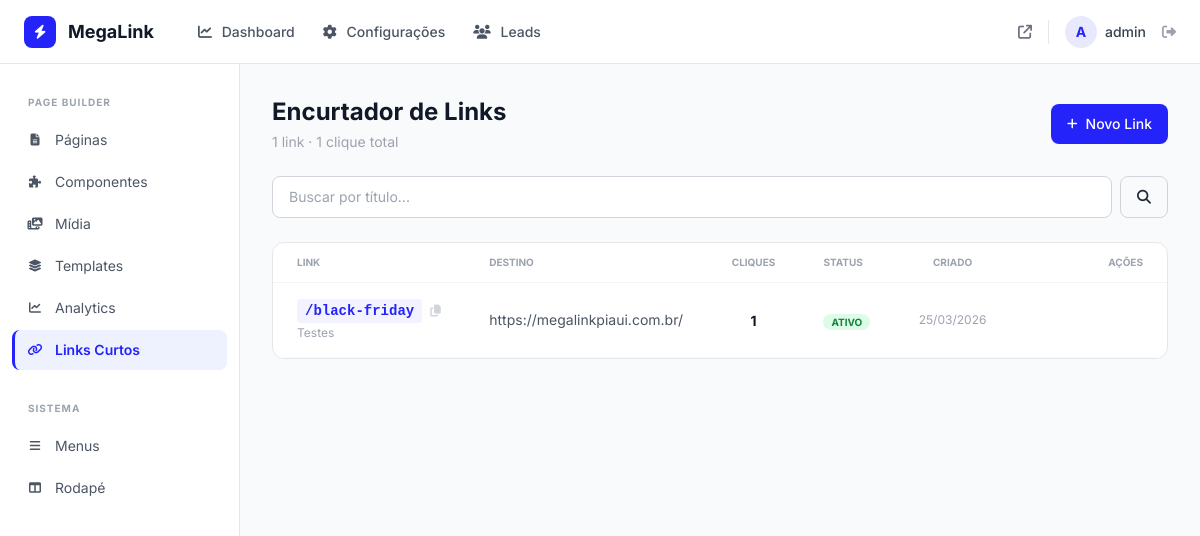
The app's page /painel/links (signed in) with its own data.
### shortener/models.py (models this page shows, shortened)
class ShortLink(models.Model):
    code = models.CharField('Código', max_length=20, unique=True, db_index=True)
    destination_url = models.URLField('URL de destino', max_length=2000)
    title = models.CharField('Título', max_length=200, blank=True,
                              help_text='Nome interno para identificar o link')
    is_active = models.BooleanField('Ativo', default=True)
    created_by = models.ForeignKey(settings.AUTH_USER_MODEL, on_delete=models.SET_NULL,
                                    null=True, blank=True, verbose_name='Criado por')
    created_at = models.DateTimeField('Criado em', auto_now_add=True)
    updated_at = models.DateTimeField('Atualizado em', auto_now=True)
    class Meta:
        ordering = ['-created_at']
        verbose_name = 'Link Curto'
        verbose_name_plural = 'Links Curtos'

### shortener/dashboard_views.py (the view)
# urls.py: path('links', shortener_views.links_list, name='links_list'),
@login_required(login_url=LOGIN_URL)
def links_list(request):
    q = request.GET.get('q', '').strip()
    qs = ShortLink.objects.annotate(click_count=Count('clicks'))
    if q:
        qs = qs.filter(title__icontains=q)
    return render(request, 'dashboard/shortener/links_list.html', {
        'sidebar_active': 'shortener',
        'links': qs[:100],
        'query': q,
        'total_links': ShortLink.objects.count(),
        'total_clicks': ShortLinkClick.objects.count(),
    })

### core/models.py (called while the page is built)
    @classmethod
    def load(cls):
        obj = cache.get('site_config')
        if obj is None:
            obj, _ = cls.objects.get_or_create(pk=1)
            cache.set('site_config', obj, 300)
        return obj

### templates/dashboard/shortener/links_list.html (shortened to what this page needs)
{% extends "dashboard/base.html" %}
{% block content %}
<div class="flex items-center justify-between mb-6">
    <div>
        <h1 class="text-2xl font-bold text-gray-900">Encurtador de Links</h1>
        <p class="text-sm text-gray-400 mt-1">{{ total_links }} link{{ total_links|pluralize:"s" }} · {{ total_clicks }} clique{{ total_clicks|pluralize:"s" }} total</p>
    </div>
    <a href="{% url 'dashboard:link_add' %}" class="bg-brand text-white px-4 py-2.5 rounded-lg text-sm font-medium hover:bg-brand-dark transition flex items-center gap-2">
        <i class="fa-solid fa-plus text-xs"></i> Novo Link
    </a>
</div>
<form method="get" class="mb-6">
    <div class="flex gap-2">
        <input type="text" name="q" value="{{ query }}" placeholder="Buscar por título..."
            class="flex-1 border border-gray-300 rounded-lg px-4 py-2.5 text-sm focus:ring-2 focus:ring-brand outline-none">
        <button type="submit" class="px-4 py-2.5 border border-gray-300 rounded-lg text-sm hover:bg-gray-50">
            <i class="fa-solid fa-search"></i>
        </button>
    </div>
</form>
<div class="bg-white rounded-xl border border-gray-200 overflow-hidden">
    <table class="w-full">
        <thead>
            <tr class="text-left text-[10px] font-bold uppercase text-gray-400 border-b border-gray-100">
                <th class="px-6 py-3">Link</th>
                <th class="px-6 py-3">Destino</th>
                <th class="px-6 py-3 text-center">Cliques</th>
                <th class="px-6 py-3">Status</th>
                <th class="px-6 py-3 text-center">Criado</th>
                <th class="px-6 py-3 text-right">Ações</th>
            </tr>
        </thead>
        <tbody>
            {% for link in links %}
            <tr class="border-b border-gray-50 hover:bg-gray-50/50 transition group">
                <td class="px-6 py-4">
                    <div class="flex items-center gap-2">
                        <code class="text-sm font-bold text-brand bg-brand/5 px-2 py-0.5 rounded">/{{ link.code }}</code>
                        <button onclick="copyUrl('{{ link.code }}')" class="text-gray-300 hover:text-brand transition text-xs" title="Copiar URL">
                            <i class="fa-solid fa-copy"></i>
                        </button>
                    </div>
                    {% if link.title %}
                    <p class="text-xs text-gray-400 mt-0.5 truncate max-w-[200px]">{{ link.title }}</p>
                    {% endif %}
                </td>
                <td class="px-6 py-4">
                    <a href="{{ link.destination_url }}" target="_blank" class="text-sm text-gray-600 hover:text-brand transition truncate block max-w-[300px]">
                        {{ link.destination_url|truncatechars:60 }}
                    </a>
                </td>
                <td class="px-6 py-4 text-center">
                    <span class="text-sm font-bold text-gray-900">{{ link.click_count }}</span>
                </td>
                <td class="px-6 py-4">
                    {% if link.is_active %}
                        <span class="px-2 py-0.5 text-[10px] font-bold uppercase bg-green-100 text-green-700 rounded-full">Ativo</span>
                    {% else %}
                        <span class="px-2 py-0.5 text-[10px] font-bold uppercase bg-gray-100 text-gray-500 rounded-full">Inativo</span>
                    {% endif %}
                </td>
                <td class="px-6 py-4 text-center text-xs text-gray-400">
                    {{ link.created_at|date:"d/m/Y" }}
                </td>
                <td class="px-6 py-4">
                </td>
            </tr>
            {% endfor %}
        </tbody>
    </table>
</div>
{% endblock %}

### templates/dashboard/base.html (shortened to what this page needs)
{% load static %}
<!DOCTYPE html>
<html lang="pt-BR">
<head>
    <link rel="stylesheet" href="https://cdnjs.cloudflare.com/ajax/libs/font-awesome/6.5.1/css/all.min.css">
    <script src="https://cdn.tailwindcss.com"></script>
</head>
<body class="font-sans bg-gray-50 text-gray-800 antialiased">
    <nav class="fixed top-0 left-0 right-0 z-50 bg-white border-b border-gray-200 h-16">
        <div class="flex items-center justify-between h-full px-6">
            <div class="flex items-center gap-8">
                <a href="{% url 'dashboard:index' %}" class="flex items-center gap-3">
                    <div class="w-8 h-8 bg-brand rounded-lg flex items-center justify-center">
                        <i class="fa-solid fa-bolt text-white text-sm"></i>
                    </div>
                    <span class="text-lg font-bold text-gray-900">MegaLink</span>
                </a>
                <div class="hidden lg:flex items-center gap-1">
                    <a href="{% url 'dashboard:index' %}" class="px-3 py-2 text-sm font-medium rounded-lg {% if nav_active == 'dashboard' %}bg-brand text-white{% else %}text-gray-600 hover:bg-gray-100{% endif %} transition">
                        <i class="fa-solid fa-chart-line mr-1.5"></i> Dashboard
                    </a>
                    <a href="{% url 'dashboard:config' %}" class="px-3 py-2 text-sm font-medium rounded-lg {% if nav_active == 'config' %}bg-brand text-white{% else %}text-gray-600 hover:bg-gray-100{% endif %} transition">
                        <i class="fa-solid fa-gear mr-1.5"></i> Configurações
                    </a>
                    <a href="{% url 'dashboard:leads_list' %}" class="px-3 py-2 text-sm font-medium rounded-lg {% if nav_active == 'leads' %}bg-brand text-white{% else %}text-gray-600 hover:bg-gray-100{% endif %} transition">
                        <i class="fa-solid fa-users mr-1.5"></i> Leads
                    </a>
                </div>
            </div>
            <div class="flex items-center gap-4">
                <a href="{% url 'homepage' %}" target="_blank" class="text-sm text-gray-500 hover:text-brand transition" title="Ver site">
                    <i class="fa-solid fa-arrow-up-right-from-square"></i>
                </a>
                <div class="flex items-center gap-2">
                    <div class="w-8 h-8 bg-brand/10 text-brand rounded-full flex items-center justify-center text-sm font-bold">
                        {{ user.username|first|upper }}
                    </div>
                    <span class="text-sm font-medium text-gray-700 hidden sm:block">{{ user.username }}</span>
                </div>
                <a href="{% url 'dashboard:logout' %}" class="text-gray-400 hover:text-red-500 transition text-sm" title="Sair">
                    <i class="fa-solid fa-right-from-bracket"></i>
                </a>
            </div>
        </div>
    </nav>
    <div class="flex pt-16">
        <aside class="fixed left-0 top-16 bottom-0 w-60 bg-white border-r border-gray-200 overflow-y-auto z-40">
            <div class="py-6">
                <div class="px-4 mb-2">
                    <span class="text-[10px] font-bold uppercase tracking-widest text-gray-400 px-3">Page Builder</span>
                </div>
                <nav class="space-y-0.5 px-3">
                    <a href="{% url 'dashboard:pages_list' %}" class="sidebar-link flex items-center gap-3 px-3 py-2.5 rounded-lg text-sm text-gray-600 transition {% if sidebar_active == 'pages' %}active{% endif %}">
                        <i class="fa-solid fa-file-lines w-4 text-center text-xs"></i> Páginas
                    </a>
                    <a href="{% url 'dashboard:components_list' %}" class="sidebar-link flex items-center gap-3 px-3 py-2.5 rounded-lg text-sm text-gray-600 transition {% if sidebar_active == 'components' %}active{% endif %}">
                        <i class="fa-solid fa-puzzle-piece w-4 text-center text-xs"></i> Componentes
                    </a>
                    <a href="{% url 'dashboard:media_list' %}" class="sidebar-link flex items-center gap-3 px-3 py-2.5 rounded-lg text-sm text-gray-600 transition {% if sidebar_active == 'media' %}active{% endif %}">
                        <i class="fa-solid fa-photo-film w-4 text-center text-xs"></i> Mídia
                    </a>
                    <a href="{% url 'dashboard:templates_list' %}" class="sidebar-link flex items-center gap-3 px-3 py-2.5 rounded-lg text-sm text-gray-600 transition {% if sidebar_active == 'templates' %}active{% endif %}">
                        <i class="fa-solid fa-layer-group w-4 text-center text-xs"></i> Templates
                    </a>
                    <a href="{% url 'dashboard:analytics' %}" class="sidebar-link flex items-center gap-3 px-3 py-2.5 rounded-lg text-sm text-gray-600 transition {% if sidebar_active == 'analytics' %}active{% endif %}">
                        <i class="fa-solid fa-chart-line w-4 text-center text-xs"></i> Analytics
                    </a>
                    <a href="{% url 'dashboard:links_list' %}" class="sidebar-link flex items-center gap-3 px-3 py-2.5 rounded-lg text-sm text-gray-600 transition {% if sidebar_active == 'shortener' %}active{% endif %}">
                        <i class="fa-solid fa-link w-4 text-center text-xs"></i> Links Curtos
                    </a>
                </nav>
                <div class="px-4 mt-6 mb-2">
                    <span class="text-[10px] font-bold uppercase tracking-widest text-gray-400 px-3">Sistema</span>
                </div>
                <nav class="space-y-0.5 px-3">
                    <a href="{% url 'dashboard:menus_list' %}" class="sidebar-link flex items-center gap-3 px-3 py-2.5 rounded-lg text-sm text-gray-600 transition {% if sidebar_active == 'menus' %}active{% endif %}">
                        <i class="fa-solid fa-bars w-4 text-center text-xs"></i> Menus
                    </a>
                    <a href="{% url 'dashboard:footer_list' %}" class="sidebar-link flex items-center gap-3 px-3 py-2.5 rounded-lg text-sm text-gray-600 transition {% if sidebar_active == 'footer' %}active{% endif %}">
                        <i class="fa-solid fa-table-columns w-4 text-center text-xs"></i> Rodapé
                    </a>
                </nav>
            </div>
        </aside>
        <main class="flex-1 ml-60 min-h-screen">
            <div class="p-8">
                {% block content %}{% endblock %}
            </div>
        </main>
    </div>
</body>
</html>

### templates/dashboard/base.html (style rules this page uses)
.sidebar-link.active { color: #2323FA; font-weight: 600; background: #eef2ff; border-left: 3px solid #2323FA; }
.sidebar-link { border-left: 3px solid transparent; }

### records on screen
ShortLink: code "black-friday", title "Testes", destination_url "https://megalinkpiaui.com.br/", click_count "1", is_active "ATIVO", created_at "25/03/2026"

### other values on screen
{{ user.username|first|upper }} "A"
{{ user.username }} "admin"
{{ total_links }} "1"
{{ total_clicks }} "1"
